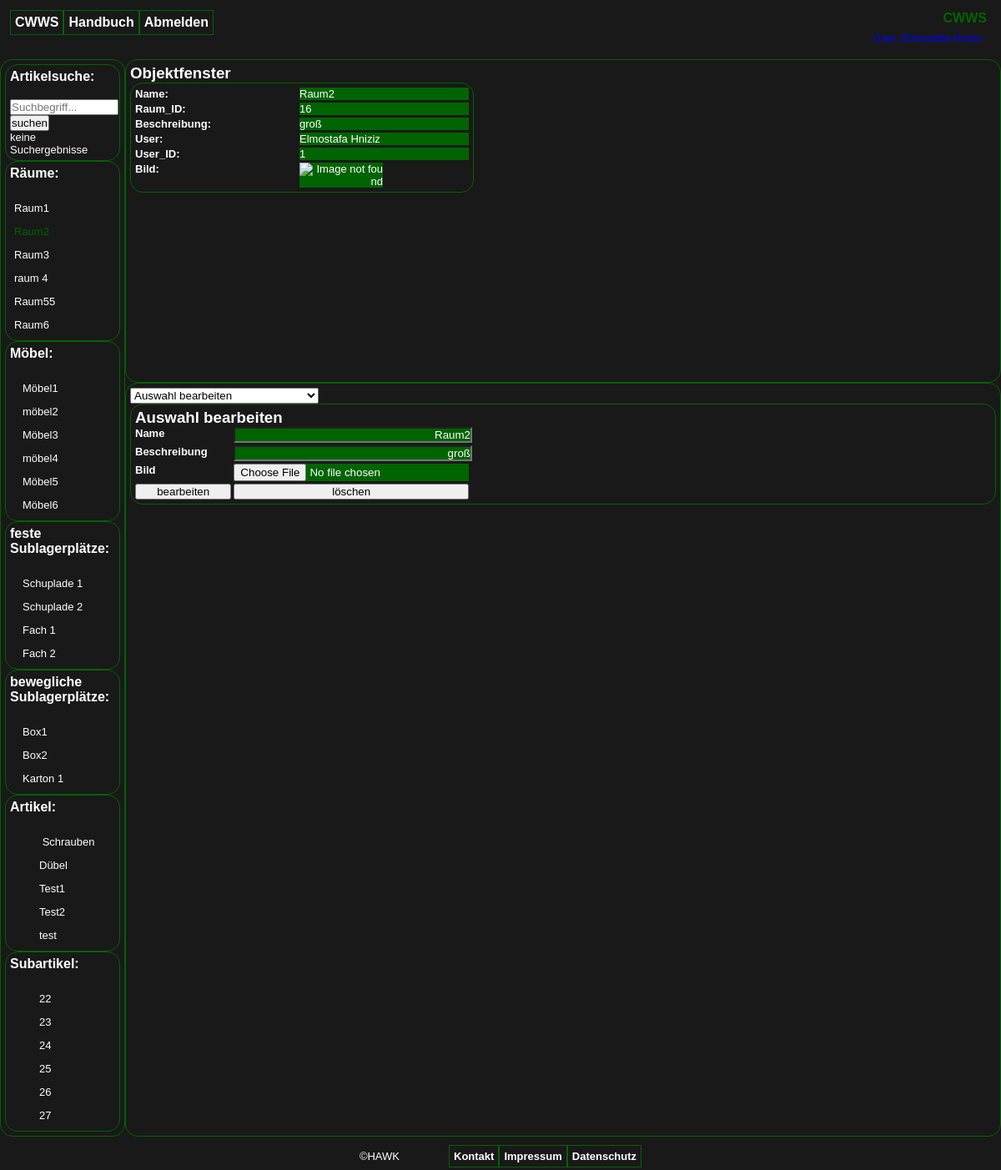
/?storageid=0016 (signed in), run on the app's committed database.
### tables this page shows
CREATE TABLE `storage_yard` (
  `Storage_id` int(11) NOT NULL,
  `Storage_picture` varchar(255) NOT NULL,
  `User_User_id` int(11) NOT NULL,
  `Format_Format_id` int(11) DEFAULT NULL,
  `Properties_Properties_id` int(11) NOT NULL,
  `Usage_statistics_idUsage_statistics` int(11) DEFAULT NULL
);

CREATE TABLE `properties` (
  `Properties_id` int(11) NOT NULL,
  `Properties_name` varchar(45) NOT NULL,
  `Properties_description` varchar(45) DEFAULT NULL
);

CREATE TABLE `substorage_yard` (
  `Substorage_id` int(11) NOT NULL,
  `Substorage_quantity` int(11) NOT NULL,
  `Substorage_category` varchar(45) NOT NULL,
  `Substorage_yard_picture` varchar(255) DEFAULT NULL,
  `Storage_yard_Storage_id` int(11) NOT NULL,
  `Properties_Properties_id` int(11) NOT NULL,
  `User_User_id` int(11) NOT NULL
);

CREATE TABLE `substorage_yard_fixed` (
  `Substorage_fixed_id` int(11) NOT NULL,
  `Substorage_fixed_category` varchar(45) NOT NULL,
  `Format_Format_id` int(11) NOT NULL,
  `Articel_Articel_id` int(11) DEFAULT NULL,
  `Substorage_yard_Substorage_id` int(11) NOT NULL,
  `Properties_Properties_id` int(11) NOT NULL,
  `Substorage_fixed_picture` varchar(255) NOT NULL,
  `User_User_id` int(11) NOT NULL
);

CREATE TABLE `substorage_yard_mobile` (
  `Substorage_mobile_id` int(11) NOT NULL,
  `Substorage_mobile_cover` varchar(255) DEFAULT NULL,
  `Substorage_yard_mobile_binding` tinyint(1) DEFAULT NULL,
  `Substorage_mobile_category` varchar(45) DEFAULT NULL,
  `Substorage_yard_mobile_Substorage_mobile_id` int(11) DEFAULT NULL,
  `Format_Format_id` int(11) DEFAULT NULL,
  `Articel_Articel_id` int(11) DEFAULT NULL,
  `Substorage_yard_fixed_Substorage_fixed_id` int(11) DEFAULT NULL,
  `Properties_Properties_id` int(11) DEFAULT NULL,
  `Substorage_mobile_picture` varchar(255) DEFAULT NULL,
  `User_User_id` int(11) NOT NULL
);

CREATE TABLE `articel` (
  `Articel_id` int(11) NOT NULL,
  `Articel_expiry` date DEFAULT NULL,
  `Articel_picture` blob DEFAULT NULL,
  `Articel_rotatable` tinyint(1) DEFAULT NULL,
  `Articel_stackable` tinyint(1) DEFAULT NULL,
  `Articel_binding` tinyint(1) DEFAULT NULL,
  `Articel_extracted` tinyint(1) DEFAULT NULL,
  `Articel_time_of_storage` date DEFAULT NULL,
  `Articel_group_Articel_group_id` int(11) DEFAULT NULL,
  `Usage_statistics_idUsage_statistics` int(11) DEFAULT NULL,
  `Properties_Properties_id` int(11) DEFAULT NULL,
  `Format_Format_id` int(11) DEFAULT NULL,
  `aliase` varchar(255) DEFAULT NULL,
  `Substorage_yard_Substorage_mobile_id` int(11) DEFAULT NULL,
  `User_User_id` int(11) NOT NULL
);

CREATE TABLE `subarticel` (
  `Subarticel_id` int(11) NOT NULL,
  `Subarticel_quantity` int(11) DEFAULT NULL,
  `Articel_Articel_id` int(11) NOT NULL
);

CREATE TABLE `user` (
  `User_id` int(11) NOT NULL,
  `User_name` varchar(45) NOT NULL,
  `User_password` varchar(255) NOT NULL,
  `User_email` varchar(45) NOT NULL
);

### PHP/functions.inc.php (called while the page is built, shortened)
<?php
    function getstorages(){
        $sql = "SELECT *, properties.Properties_name as Storage_name, properties.Properties_description as Storage_description  FROM storage_yard, properties WHERE storage_yard.Properties_Properties_id = properties.Properties_id;";
        $Storages = getDatas($sql);
        return $Storages;
    }
    function getsubstorages(){
        $sql = "SELECT *, properties.Properties_name as Substorage_name, properties.Properties_description as Substorage_description  FROM substorage_yard, properties WHERE substorage_yard.Properties_Properties_id = properties.Properties_id;";
        $Substorages = getDatas($sql);
        return $Substorages;
    }
    function getarticles(){
        $sql = "SELECT *, properties.Properties_name as articel_name, properties.Properties_description as articel_description  FROM articel, properties WHERE articel.Properties_Properties_id = properties.Properties_id;";
        $articles = getDatas($sql);
        return $articles;
    }
    function getmobilesubstorages(){
        $sql = "SELECT *, properties.Properties_name as Substorage_mobile_name, properties.Properties_description as Substorage_mobile_description  FROM substorage_yard_mobile, properties WHERE substorage_yard_mobile.Properties_Properties_id = properties.Properties_id;";
        $Storages = getDatas($sql);
        return $Storages;
    }
    function getfixedsubstorages(){
        $sql = "SELECT *, properties.Properties_name as Substorage_fixed_name, properties.Properties_description as Substorage_fixed_description  FROM substorage_yard_fixed, properties WHERE substorage_yard_fixed.Properties_Properties_id = properties.Properties_id;";
        $Storages = getDatas($sql);
        return $Storages;
    }
    function getsubarticles(){
        $sql = "SELECT * FROM subarticel;";
        $subarticles = getDatas($sql);
        return $subarticles;
    }
    function getUserById($id) {
      $sql = "SELECT user.User_name as user_name FROM user WHERE User_id = ${id};";
      $user = getData($sql);
      return $user ? $user->user_name : '';
    }
?>

### PHP/helpers.inc.php (called while the page is built, shortened)
<?php
    $dbName   = 'db_cwws';
    $host     = 'localhost';
    $userName = 'root';
    $password = '';
    try {
     global $dbName, $host, $userName, $password;
       $dsn = "mysql:local=" . $host . "; dbname=" . $dbName;
       $pdo = new PDO($dsn, $userName, $password);
    } catch (PDOException $ex) {
       die('Erreur : ' . $ex->getMessage());
    }
    function getDatas($req, $params = [])
    {
        global $pdo;
        $stmt = $pdo->prepare($req);
        $stmt->execute($params);
        $data = $stmt->fetchAll(PDO::FETCH_OBJ);
        return $data;
    }
    function getData($req, $params = [])
    {
        global $pdo;
        $stmt = $pdo->prepare($req);
        $stmt->execute($params);
        $data = $stmt->fetch(PDO::FETCH_OBJ);
        return $data;
    }

### htmlobjects/explorerwindow.php (the view)
<div id="explorer" class="explorer">
    <div class="mainbox" id="searchbox">
        <h3>Artikelsuche:</h3>
        <br>
        <form action="index.php" method="post">
            <input type="text" name="suchbegriff" placeholder="Suchbegriff...">
            <input type="submit" name="suchen" value="suchen">
        </form>
        <?php
           include_once ROOT.'/PHP/search.inc.php';
        ?>
        <?php if(isset($searchresults)):?>
            <?php foreach($searchresults as $key => $searchresult):?>
                <li><a href="?searchid=<?=str_pad($searchresult->Properties_id, 4, 0, STR_PAD_LEFT)?>"><?= $searchresult->Properties_name ?></a></li>
            <?php endforeach?>
        <?php else: ?>
            <p>keine Suchergebnisse</p>
        <?php endif?>
    </div>
    <div class="mainbox">
        <h3>Räume:</h3>
        <?php $Storages = getstorages();?>
        <?php if(!$Storages):?>
            <br>
            <p>keine Lagerplätze gefunden</p>
        <?php  else:?>
            <br>
            <?php foreach ($Storages as $Storag): ?>
                <li><a href="?storageid=<?=str_pad($Storag->Storage_id, 4, 0, STR_PAD_LEFT)?>"><?= $Storag->Storage_name ?></a></li>
            <?php endforeach;?>
        <?php endif;?>
    </div>
    <div class="mainbox">
        <h3>Möbel:</h3>
        <?php $Substorages = getsubstorages();?>
        <?php if(!$Substorages):?>
            <br>
            <p>keine Sublagerplätze gefunden</p>
        <?php else:?>
            <br>
            <?php foreach ($Substorages as $Substorage):?>
                <li ><span class="tab1"></span><a href="?substorageid=<?=str_pad($Substorage->Substorage_id, 4, 0, STR_PAD_LEFT)?>"><?= $Substorage->Substorage_name?></a></li>
            <?php endforeach;?>
        <?php endif;?>
    </div>
    <div class="mainbox">
        <h3>feste Sublagerplätze:</h3>
        <?php $Substorages = getfixedsubstorages();?>
        <?php if(!$Substorages):?>
            <br>
            <p>keine festen Sublagerplätze gefunden</p>
        <?php else:?>
            <br>
            <?php foreach ($Substorages as $Substorage):?>
                <li ><span class="tab1"></span><a href="?substoragefixedid=<?=str_pad($Substorage->Substorage_fixed_id, 4, 0, STR_PAD_LEFT)?>"><?= $Substorage->Substorage_fixed_name?></a></li>
            <?php endforeach;?>
        <?php endif;?>
    </div>
    <div class="mainbox">
        <h3>bewegliche Sublagerplätze:</h3>
        <?php $Substorages = getmobilesubstorages();?>
        <?php if(!$Substorages):?>
            <br>
            <p>keine beweglichen Sublagerplätze gefunden</p>
        <?php else:?>
            <br>
            <?php foreach ($Substorages as $Substorage):?>
                <li ><span class="tab1"></span><a href="?substoragemobileid=<?=str_pad($Substorage->Substorage_mobile_id, 4, 0, STR_PAD_LEFT)?>"><?= $Substorage->Substorage_mobile_name?></a></li>
            <?php endforeach;?>
        <?php endif;?>
    </div>
    <div class="mainbox">
        <h3>Artikel:</h3>
        <?php $articles = getarticles();?>
        <?php if(!$articles):?>
            <br>
            <p>keine Artikel gefunden!</p>
        <?php else:?>
            <br>
            <?php foreach ($articles as $article): ?>
                <li><span class="tab3"></span><a href="?articleid=<?=str_pad($article->Articel_id, 4, 0, STR_PAD_LEFT)?>"><?= $article->articel_name?></a></li>
            <?php endforeach;?>
        <?php endif;?>
    </div>
    <div class="mainbox">
        <h3>Subartikel:</h3>
        <?php $subarticles = getsubarticles();?>
        <?php if(!$subarticles):?>
            <br>
            <p>keine Subartikel gefunden!</p>
        <?php else:?>
            <br>
            <?php foreach ($subarticles as $subarticle): ?>
                <li><span class="tab3"></span><a href="?subarticleid=<?=str_pad($subarticle->Subarticel_id, 4, 0, STR_PAD_LEFT)?>"><?= $subarticle->Subarticel_id?></a></li>
            <?php endforeach;?>
        <?php endif;?>
    </div>
</div>

### htmlobjects/objectwindow.php (shortened to what this page needs)
<h3>Objektfenster</h3>
<div id="objektfenster" class="mainbox">
    <?php if(isset($_GET['storageid'])):?>
        <?php
            $sql = "SELECT *, properties.Properties_name as Storage_name, properties.Properties_description as Storage_description  FROM storage_yard, properties WHERE storage_yard.Properties_Properties_id = properties.Properties_id and Storage_id = '" . $_GET['storageid'] . "'";
            $object = getData($sql);
        ?>
        <p class="datenheader">Name:</p><p class="datenfeld" id="selectedobject"><?=$object->Storage_name?></p>
        <p class="datenheader">Raum_ID:</p><p class="datenfeld"><?=$object->Storage_id?></p>
        <p class="datenheader">Beschreibung:</p><p class="datenfeld"><?=$object->Storage_description?></p>
        <p class="datenheader">User:</p><p class="datenfeld"><?=getUserById($object->User_User_id)?></p>
        <p class="datenheader">User_ID:</p><p class="datenfeld"><?=$object->User_User_id?></p>
        <p class="datenheader">Bild:</p><img class="datenfeld" src="<?= UPLOADS_ROOT . ($object->Storage_picture ?? 'images/storage.png')?>" alt ="Image not found" onerror="this.onerror=null;this.src='<?= UPLOADS_ROOT ?>images/storage.png';">
    <?php elseif(isset($_GET['subarticleid'])):?>
        <p>subarticel <?= $_GET['subarticleid'] ?> ausgewählt</p>
    <?php endif?>
</div>

### htmlobjects/actionwindow.php (shortened to what this page needs)
<select id="dropdown1" value="bearbeiten">
<option value="bearbeiten">Auswahl bearbeiten</option>
</select>
<div id="bearbeiten" class="actionwindow">
    <div class="mainbox">
        <h3>Auswahl bearbeiten</h3>
        <?php if(isset($_GET['storageid'])): ?>
            <form action="<?= WEBROOT?><?= UV ?>PHP/lagerplatzbearbeiten.inc.php" method="post" enctype="multipart/form-data">
                <label class="datenheader" for="Storage_name">Name</label>
                <input class="datenfeld"  type="text" name="Storage_name" value="<?= $object->Storage_name ?>">
                <label class="datenheader" for="Storage_description">Beschreibung</label>
                <input class="datenfeld" type="text" name="Storage_description" value="<?= $object->Storage_description ?>">
                <label class="datenheader" for="Storage_picture">Bild</label>
                <input class="datenfeld" type="file" name="Storage_picture" value="<?= $object->Storage_picture ?>">
                <button type="submit" name="submit">bearbeiten</button>
                <button type="submit" name="delete">löschen</button>
            </form>
        <?php else:?>
            <p>Kein Objekt ist zur Bearbeitung ausgewählt.</p>
        <?php endif?>
    </div>
</div>
</div>

### CSS/style.css (style rules this page uses)
* { margin:0px; padding: 0px; }
html,body { height: 100%; }
body { font-family: Arial; margin:0px; padding: 0px; min-height: 100%; background-color: rgba(0, 0, 0, 0.9); color: white; display: flex; flex-direction: column; text-decoration: none; }
input { overflow: auto; display: flex; flex-wrap: wrap; }
.header .active a,.footer .active a,.sidebar .active a,.explorer .active a { color:darkgreen !important; }
.mainbox { border: 1px solid darkgreen; border-radius: 15px; padding: 5px; }
#explorer { grid-area: explorer; }
.explorer { display:block; width: 100%; }
.explorer input { max-width: 100%; }
.explorer p { font-size: small; }
.explorer li { list-style: none; text-decoration: none; transition: border-bottom 0.5s; padding: 5px; max-width: 100px; }
.explorer li a { color: white; font-size:small; text-decoration: none; transition: colour 0.5s; tab-size: 4; }
.explorer h3 { font-size: medium; word-break:normal; }
#objektfenster { border: 1px solid darkgreen; border-radius: 15px; background-color: rgba(255, 255, 255, 0.001); width: 92%; max-width: 400px; max-height: 400px; font-size: small; display: grid; grid-template-columns: auto auto; grid-gap:3px; }
.datenfeld { max-width: 100%; font-weight: normal; color: white; background: darkgreen; text-align: right; word-wrap: break-word; word-break: break-all; display: flex; }
.datenheader { font-weight: bold; max-width: 150px; word-wrap: break-word; }
#objektfenster img { max-height: 200px; height: 100%; width: 100px; }
.actionwindow form { display: grid; grid-template-columns: auto auto; grid-gap: 3px; font-size: small; max-width: 400px; }
.actionwindow form input { white-space: normal; word-wrap:break-word; width: 100%; }

### data on the page
storage_yard: Properties_Properties.Properties_name "Raum1"
storage_yard: Properties_Properties.Properties_name "Raum2", Storage_id "16", Properties_Properties.Properties_description "groß", User_User.User_name "Elmostafa Hniziz", User_User "1", Storage_name "Raum2", Storage_description "groß"
storage_yard: Properties_Properties.Properties_name "Raum3"
storage_yard: Properties_Properties.Properties_name "raum 4"
storage_yard: Properties_Properties.Properties_name "Raum55"
storage_yard: Properties_Properties.Properties_name "Raum6"
substorage_yard: Properties_Properties.Properties_name "Möbel1"
substorage_yard: Properties_Properties.Properties_name "möbel2"
substorage_yard: Properties_Properties.Properties_name "Möbel3"
substorage_yard: Properties_Properties.Properties_name "möbel4"
substorage_yard: Properties_Properties.Properties_name "Möbel5"
substorage_yard: Properties_Properties.Properties_name "Möbel6"
substorage_yard_fixed: Properties_Properties.Properties_name "Schuplade 1"
substorage_yard_fixed: Properties_Properties.Properties_name "Schuplade 2"
substorage_yard_fixed: Properties_Properties.Properties_name "Fach 1"
substorage_yard_fixed: Properties_Properties.Properties_name "Fach 2"
substorage_yard_mobile: Properties_Properties.Properties_name "Box1"
substorage_yard_mobile: Properties_Properties.Properties_name "Box2"
substorage_yard_mobile: Properties_Properties.Properties_name "Karton 1"
articel: Properties_Properties.Properties_name "Schrauben"
articel: Properties_Properties.Properties_name "Dübel"
articel: Properties_Properties.Properties_name "Test1"
articel: Properties_Properties.Properties_name "Test2"
articel: Properties_Properties.Properties_name "test"
subarticel: Subarticel_id "22"
subarticel: Subarticel_id "23"
subarticel: Subarticel_id "24"
subarticel: Subarticel_id "25"
subarticel: Subarticel_id "26"
subarticel: Subarticel_id "27"
